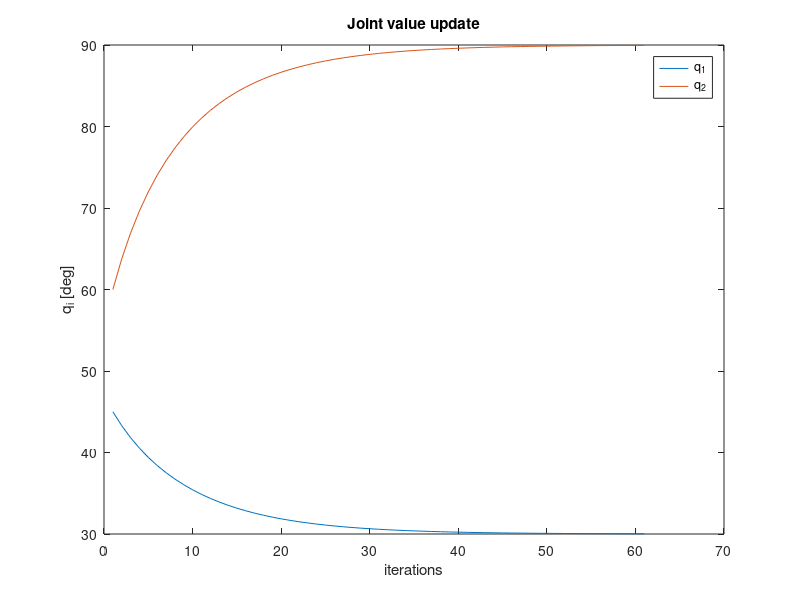
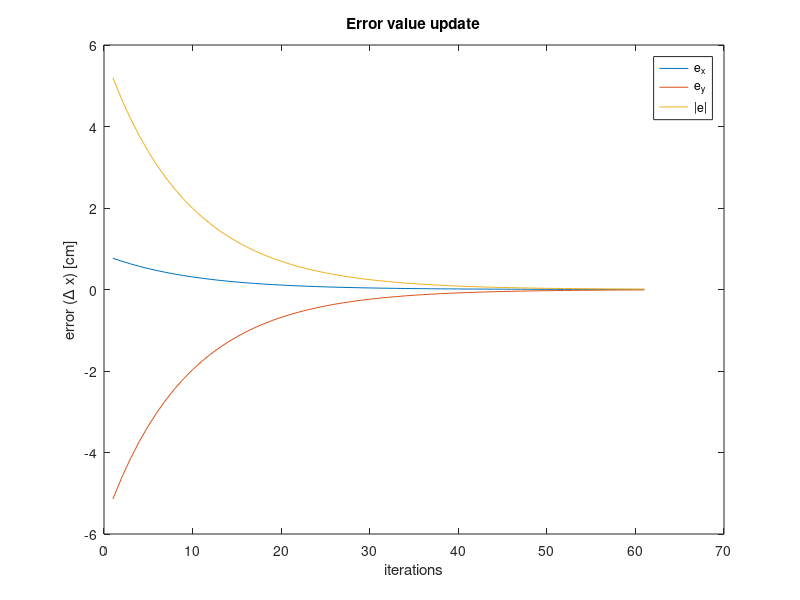

The MATLAB source for these figures, in order:
clear all
clc

%% Definition of parameters and variables
a1=20;
a2=10;
alpha=0.1;
error=[];
Q=[];

%% Desired position computed using FK
q = deg2rad([30 90])';
Pd=[
    a1*cos(q(1))+a2*cos(q(1)+q(2));
    a1*sin(q(1))+a2*sin(q(1)+q(2))
    ];
%% Current position
q = deg2rad([45 60])';
P=[
    a1*cos(q(1))+a2*cos(q(1)+q(2));
    a1*sin(q(1))+a2*sin(q(1)+q(2))
    ];
Q=cat(1,Q,rad2deg(q'));

e=Pd-P;
error=cat(1,error,[e' norm(e)]);
while(norm(e) > 0.01)
    J=[
        -a1*sin(q(1))-a2*sin(q(1)+q(2)) -a2*sin(q(1)+q(2));
        a1*cos(q(1))+a2*cos(q(1)+q(2)) a2*cos(q(1)+q(2))
        ];
    J_inv=J'*inv(J*J');
    
    dq=J_inv*(e);
    q=q+alpha*dq;
    q(1)=min(180, max(-180, q(1)));
    q(2)=min(180, max(-180, q(2)));
    Q=cat(1,Q,rad2deg(q'));
    
    P=[
        a1*cos(q(1))+a2*cos(q(1)+q(2));
        a1*sin(q(1))+a2*sin(q(1)+q(2))
        ];
    e=Pd-P;
    
    error=cat(1,error,[e' norm(e)]);
end

%%Plots
fig1=figure(1);
plot(Q)
xlabel('iterations')
ylabel('q_i [deg]')
legend('q_1', 'q_2')
title('Joint value update')

fig2=figure(2);
plot(error)
xlabel('iterations')
ylabel('error (\Delta x) [cm]')
legend('e_x', 'e_y', '|e|')
title('Error value update')

print(fig1,'Trajectory_Joint_p3_rodrigo','-dpng')
print(fig2,'error_p3_rodrigo','-dpng')